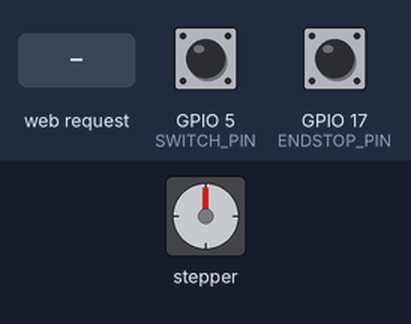
The program below on a simulated ESP32. Shown: stepper motor. Wiring (inferred from the names in the program): stepper motor driver (200 steps per turn assumed): step GPIO 19; direction GPIO 18. The inputs (shaded band) are chosen by the test bench; at power-on: GPIO 5 (SWITCH_PIN) HIGH, GPIO 17 (ENDSTOP_PIN) HIGH. What the program prints to the serial monitor is not drawn.

Above: at 1.2 s.
1.3 s: HTTP request GET /input received
At 2.0 s:
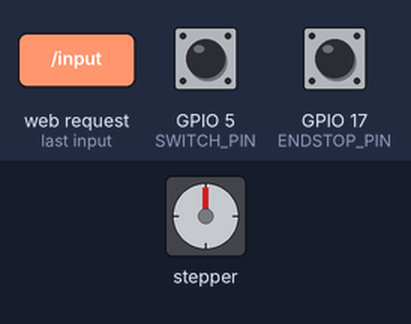
4.3 s: GPIO 5 (SWITCH_PIN) pulled LOW for 0.15 s
5.9 s: HTTP request GET /submit received
At 6.7 s:
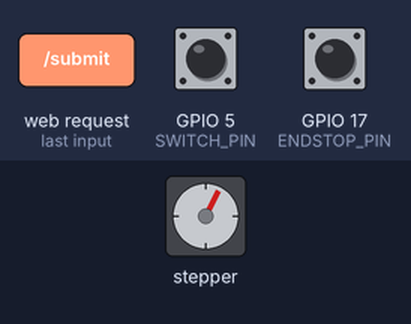
8.9 s: GPIO 5 (SWITCH_PIN) pulled LOW for 1 s
11.4 s: HTTP request GET /input?runden=1 received
At 12.1 s:
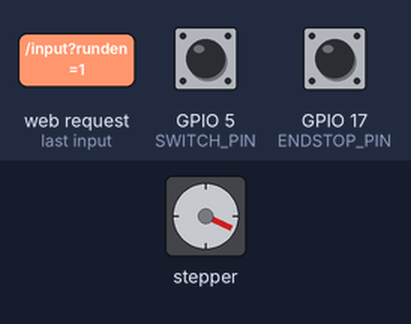
14.4 s: GPIO 5 (SWITCH_PIN) pulled LOW for 0.15 s
Timing chart, 0 to 17.0 s (numbered marks = the images above; inputs shaded):
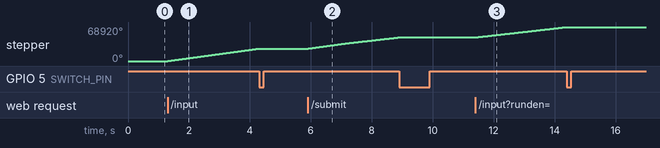

Measured:
- after the input at 1.3 s, stepper: keeps turning clockwise at about 8412°/s, starting at once
- after the input at 5.9 s, stepper: keeps turning clockwise at about 7594°/s, starting at once
- after the input at 11.4 s, stepper: keeps turning clockwise at about 6977°/s, starting at once

The program:

main.cpp
```cpp
#include <Arduino.h>
#include <WiFi.h>
#include <WebServer.h>
#include "webpages.h"

// ======== Konfiguration ========
const int STEP_PIN = 19;
const int DIR_PIN = 18;
const int SWITCH_PIN = 5;
const int ENDSTOP_PIN = 17;
// ---------------------------------------------------------------

const char* ssid = "Ayham Salha";
const char* password = "12345678";
// ---------------------------------------------------------------
WebServer server(80);

volatile bool stopFlag = false;
bool running = false;
bool homingDone = false;

void IRAM_ATTR endstopISR() {
  stopFlag = true;
}
// ---------------------------------------------------------------
int stepsPerRevolution = 200;
int roundCount = 0;
int distanceCm = 0;
int speedValue = 5;
int delay_us = 500;
//--------------------------------------------------------------
// Old homing
void doHoming() {
  digitalWrite(DIR_PIN, HIGH);
  while (digitalRead(SWITCH_PIN) == HIGH) {
    digitalWrite(STEP_PIN, HIGH);
    delayMicroseconds(100);
    digitalWrite(STEP_PIN, LOW);
    delayMicroseconds(100);
  }
  homingDone = true;
}
// -----------------------------------------------------------------------------------------------------------------

void moveMotor() {
  int stepsPerCm = 360;
  int stepsPerRun = distanceCm * stepsPerCm;

  int minDelay = 1200, maxDelay = 60;  // Speed slider: 1=slow, 10=fast
  delay_us = minDelay - ((speedValue - 1) * (minDelay - maxDelay) / 9);


  for (int i = 0; i < roundCount; i++) {
    if (stopFlag) break;

    digitalWrite(DIR_PIN, LOW);
    for (int j = 0; j < stepsPerRun; j++) {
      if (stopFlag) break;

      digitalWrite(STEP_PIN, HIGH);
      delayMicroseconds(2);             // Short pulse
      digitalWrite(STEP_PIN, LOW);
      delayMicroseconds(delay_us);      // Controlled speed delay

      server.handleClient();
    }

    if (stopFlag) break;

    digitalWrite(DIR_PIN, HIGH);
    for (int j = 0; j < stepsPerRun; j++) {
      if (stopFlag) break;

      digitalWrite(STEP_PIN, HIGH);
      delayMicroseconds(2);
      digitalWrite(STEP_PIN, LOW);
      delayMicroseconds(delay_us);

      server.handleClient();
    }
  }

  if (!stopFlag) {
    doHoming();
    homingDone = false;
  }
}
// -----------------------------------------------------------------------------------------------------------------

void handleRoot() {
  server.send(200, "text/html", startPage);
}
// -----------------------------------------------------------------------------------------------------------------

void handleInput() {
  if (!homingDone) doHoming();
  server.send(200, "text/html", inputPage);
}
// -----------------------------------------------------------------------------------------------------------------

void handleSubmit() {
  if (server.hasArg("runden")) roundCount = server.arg("runden").toInt();
  if (server.hasArg("distance")) distanceCm = server.arg("distance").toInt();
  if (server.hasArg("speed")) speedValue = server.arg("speed").toInt();

  stopFlag = false;
  running = true;
  server.send(200, "text/html", stopPage);
}
// -----------------------------------------------------------------------------------------------------------------

void handleWebStop() {
  stopFlag = true;
  running = false;
  roundCount = 0; // Runden zurücksetzen
  distanceCm = 0; // Strecke zurücksetzen
  homingDone = false; // Homing zurücksetzen

  server.send(200, "text/html", startPage);
}
// -----------------------------------------------------------------------------------------------------------------

void setup() {
  Serial.begin(115200);
  pinMode(STEP_PIN, OUTPUT);
  pinMode(DIR_PIN, OUTPUT);
  pinMode(SWITCH_PIN, INPUT_PULLUP);
  pinMode(ENDSTOP_PIN, INPUT_PULLUP);

  WiFi.softAP(ssid, password);
  Serial.print("Access Point IP: ");
  Serial.println(WiFi.softAPIP());

  server.on("/", handleRoot);
  server.on("/input", handleInput);
  server.on("/submit", handleSubmit);
  server.on("/stop", handleWebStop);
  server.begin();

  attachInterrupt(digitalPinToInterrupt(ENDSTOP_PIN), endstopISR, FALLING);
}
// -----------------------------------------------------------------------------------------------------------------

void loop() {
  server.handleClient();
  if (running) {
    stopFlag = false;
    moveMotor();
    running = false;
  }
}
// -----------------------------------------------------------------------------------------------------------------
// Ende von main.cpp
// Das Programm ist ein einfacher Webserver, der es ermöglicht, einen Schrittmotor über eine Webschnittstelle zu steuern.
// Es gibt eine Startseite, eine Eingabeseite für die Anzahl der Schritte und die Strecke, und eine Sicherheitsseite, wenn der Motor läuft.
```

webpages.h
```cpp
#ifndef WEBPAGES_H
#define WEBPAGES_H

#include <Arduino.h>

// Start Page - Main landing page with start button
const String startPage = R"rawliteral(
<!DOCTYPE html><html>
<head>
<meta name="viewport" content="width=device-width, initial-scale=1">
<style>
body {font-family: Arial, sans-serif; background:#f0f0f0; display:flex; justify-content:center; align-items:center; height:100vh; margin:0;}
.container {background:#fff; padding:30px; border-radius:15px; box-shadow:0 5px 15px rgba(0,0,0,0.1); text-align:center; width:90%; max-width:400px;}
button {font-size:1.5em; padding:20px 50px; border:none; border-radius:10px; background:#007bff; color:white; cursor:pointer;}
p.signature {font-size:12px; color:gray; margin-top:40px;}
</style>
</head>
<body>
<div class="container">
  <h2>Schrittmotor Steuerung</h2>
  <form action="/input">
    <button type="submit">Start</button>
  </form>
  <p class="signature">Ayham Salha</p>
</div>
</body>
</html>
)rawliteral";

// Input Page - Parameter input form
const String inputPage = R"rawliteral(
<!DOCTYPE html><html>
<head>
<meta name="viewport" content="width=device-width, initial-scale=1">
<style>
body {font-family: Arial, sans-serif; background:#f0f0f0; display:flex; justify-content:center; align-items:center; height:100vh; margin:0;}
.container {background:#fff; padding:30px; border-radius:15px; box-shadow:0 5px 15px rgba(0,0,0,0.1); text-align:center; width:90%; max-width:400px;}
label {display:block; margin-top:20px; margin-bottom:5px; font-weight:bold;}
input[type=range] {width:100%;}
button {margin-top:30px; padding:15px 30px; font-size:1.2em; background:#007bff; color:white; border:none; border-radius:10px; cursor:pointer;}
p.signature {margin-top:40px; font-size:0.8em; color:gray;}
</style>
</head>
<body>
<div class="container">
  <h2>Parameter eingeben</h2>
  <form action="/submit">
    <label for="distance">Strecke (max 30cm): <span id="distanceVal">10</span> cm</label>
    <input type="range" id="distance" name="distance" min="1" max="30" value="10" oninput="distanceVal.innerText=this.value">
    <label for="runden">Runden (max 10): <span id="rundenVal">2</span></label>
    <input type="range" id="runden" name="runden" min="1" max="10" value="1" oninput="rundenVal.innerText=this.value">
    <label for="speed">Geschwindigkeit: <span id="speedVal">5</span></label>
    <input type="range" id="speed" name="speed" min="1" max="10" value="5" oninput="speedVal.innerText=this.value">
    <button type="submit">Senden</butaton>
  </form>
  <p class="signature">Ayham Salha</p>
</div>
<script>
  document.getElementById('distanceVal').innerText = document.getElementById('distance').value;
  document.getElementById('rundenVal').innerText   = document.getElementById('runden').value;
  document.getElementById('speedVal').innerText    = document.getElementById('speed').value;
</script>
</body>
</html>
)rawliteral";

// Stop Page - Shows when motor is running
const String stopPage = R"rawliteral(
<!DOCTYPE html><html>
<head>
<meta name="viewport" content="width=device-width, initial-scale=1">
<style>
body {font-family: Arial, sans-serif; background:#f0f0f0; display:flex; justify-content:center; align-items:center; height:100vh; margin:0;}
.container {background:#fff; padding:30px; border-radius:15px; box-shadow:0 5px 15px rgba(0,0,0,0.1); text-align:center; width:90%; max-width:400px;}
button {font-size:1.5em; padding:20px 50px; border:none; border-radius:10px; background:#dc3545; color:white; cursor:pointer;}
p.signature {font-size:12px; color:gray; margin-top:40px;}
</style>
</head>
<body>
<div class="container">
  <h2>Motor laeuft...</h2>
  <form action="/stop">
    <button type="submit">STOP</button>
  </form>
  <p class="signature">Ayham Salha</p>
</div>
</body>
</html>
)rawliteral";

#endif // WEBPAGES_H
```
